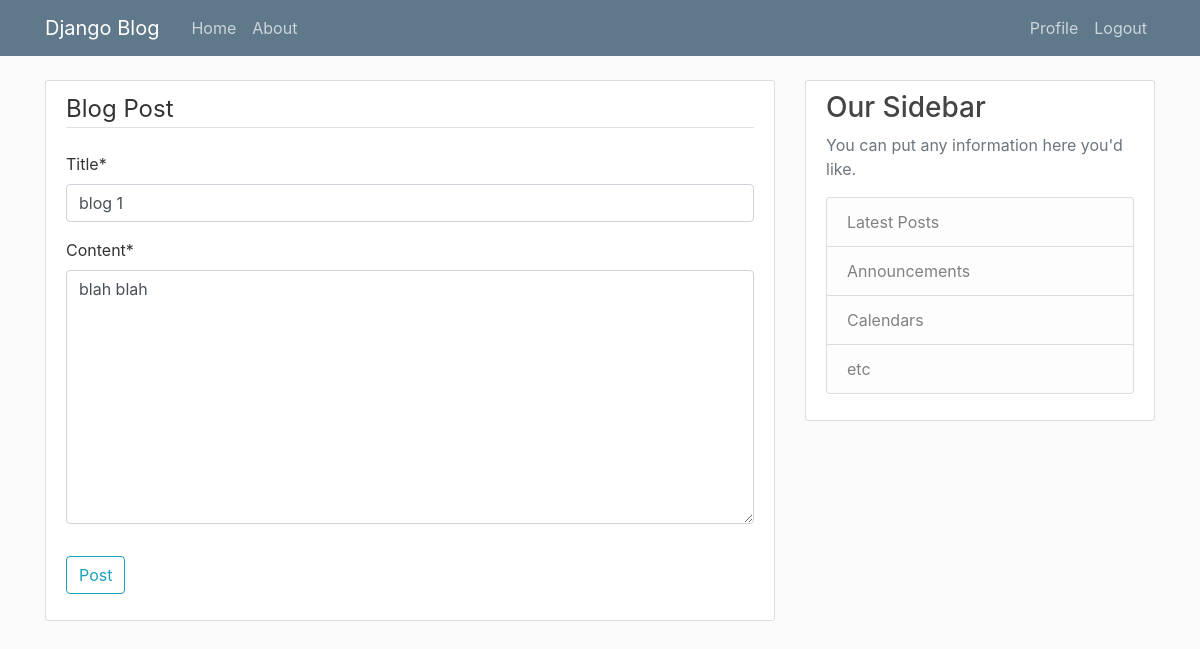
/post/1/update/ (signed in), run on an earlier commit of the app's database.
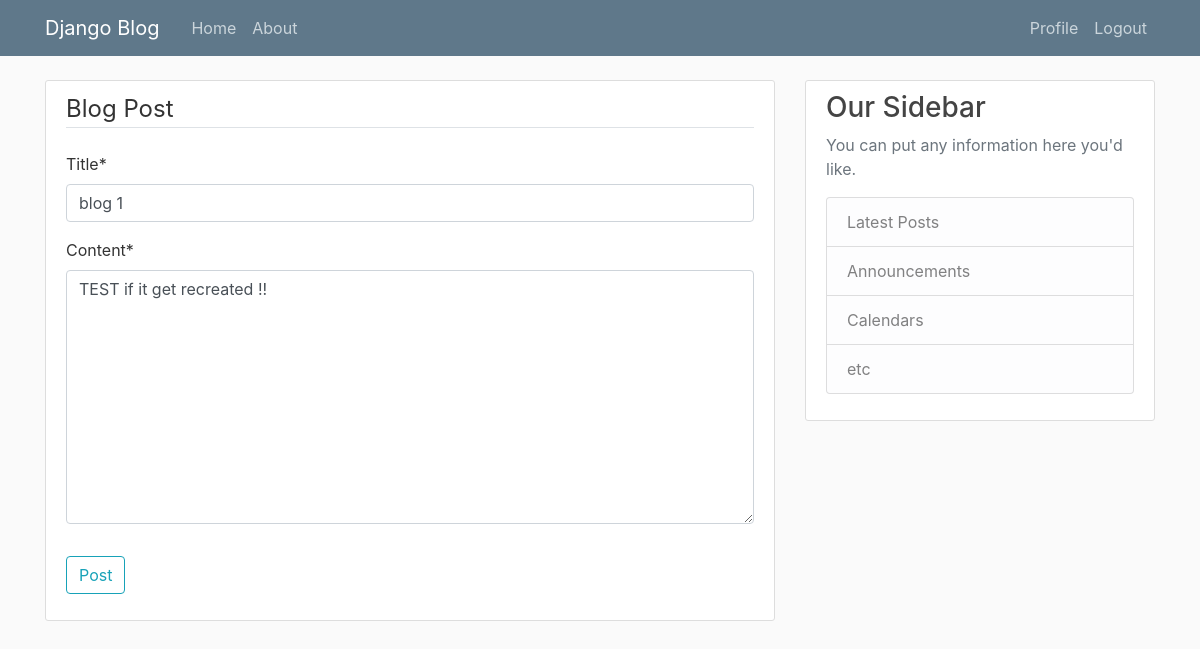
And on a later commit of the database.
### blog/models.py (models this page shows, shortened)
class Post(models.Model):
    title = models.CharField(max_length=100)
    content = models.TextField()
    date_posted = models.DateTimeField(default=timezone.now)
    author = models.ForeignKey(User,on_delete=models.CASCADE)

### blog/views.py (the view, shortened to what this page needs)
# urls.py: path('post/<int:pk>/update/', view=PostUpdateView.as_view(),name='post-update'),
class PostUpdateView(LoginRequiredMixin,UserPassesTestMixin,UpdateView):
    model = Post
    fields = ['title','content']
    def test_func(self):
        post = self.get_object()
        if post.author == self.request.user:
            return True
        else:
            return False

### blog/templates/blog/post_form.html (shortened to what this page needs)
{% extends "blog/base.html" %}
{% load crispy_forms_tags %}
{% block content%}
   <div class="content-section">
    <form method="POST">
        <fieldset class="form-group">
            <legend class ="border-bottom mb-4"> Blog Post </legend>
            {{form|crispy}}
        </fieldset>
        <div class="form-group" >
        <button class="btn btn-outline-info" type="submit">Post</button>
        </div>
    </form>
</div>
{% endblock content %}

What changed in the data, as far as the page shows it:
changed Post "blog 1": content "blah blah" → "TEST if it get recreated !!"
